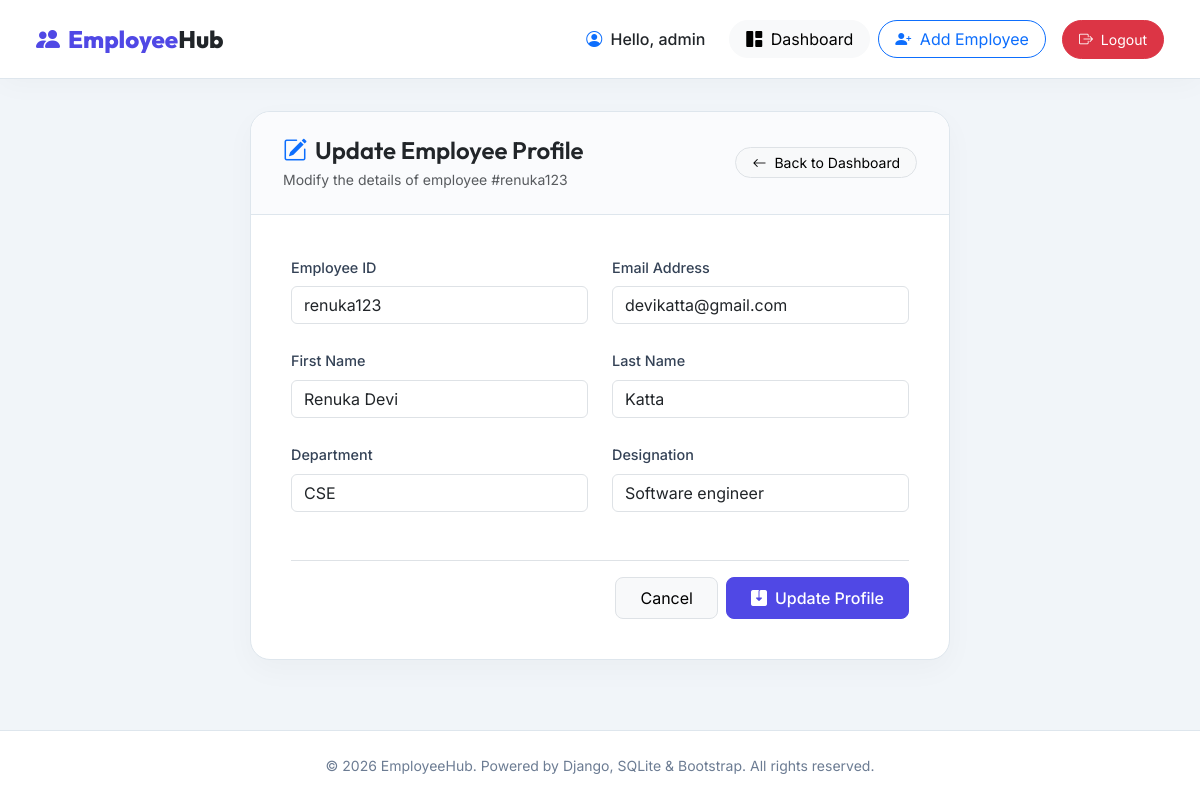
Screenshot of /update/2/ (signed in) with the database file from the repository.
### employee/models.py (models this page shows, shortened)
class Employee(models.Model):
    emp_id = models.CharField(max_length=10, unique=True)
    first_name = models.CharField(max_length=50)
    last_name = models.CharField(max_length=50)
    email = models.EmailField(unique=True)
    department = models.CharField(max_length=50)
    designation = models.CharField(max_length=50)

### employee/views.py (the view)
# urls.py: path('update/<int:pk>/', views.update_employee, name='update'),
@login_required(login_url='login')
def update_employee(request, pk):
    employee = get_object_or_404(Employee, pk=pk)
    if request.method == 'POST':
        form = EmployeeForm(request.POST, instance=employee)
        if form.is_valid():
            form.save()
            messages.success(request, f"Employee {employee.first_name} {employee.last_name} profile successfully updated.")
            return redirect('dashboard')
        else:
            messages.error(request, "Please correct the errors below.")
    else:
        form = EmployeeForm(instance=employee)
    return render(request, 'employee/employee_form.html', {'form': form})

### employee/forms.py
class EmployeeForm(forms.ModelForm):
    class Meta:
        model = Employee
        fields = ['emp_id', 'first_name', 'last_name', 'email', 'department', 'designation']
        widgets = {
            'emp_id': forms.TextInput(attrs={'class': 'form-control', 'placeholder': 'e.g. EMP101'}),
            'first_name': forms.TextInput(attrs={'class': 'form-control', 'placeholder': 'e.g. John'}),
            'last_name': forms.TextInput(attrs={'class': 'form-control', 'placeholder': 'e.g. Doe'}),
            'email': forms.EmailInput(attrs={'class': 'form-control', 'placeholder': 'e.g. john.doe@example.com'}),
            'department': forms.TextInput(attrs={'class': 'form-control', 'placeholder': 'e.g. Engineering'}),
            'designation': forms.TextInput(attrs={'class': 'form-control', 'placeholder': 'e.g. Software Engineer'}),
        }

### employee/templates/employee/employee_form.html (shortened to what this page needs)
{% extends 'employee/base.html' %}
{% block content %}
<div class="form-card card">
    <div class="form-header d-flex align-items-center justify-content-between">
        <div>
            <h4 class="mb-1 text-dark">
                {% if form.instance.pk %}
                    <i class="bi bi-pencil-square me-2 text-primary"></i>Update Employee Profile
                {% else %}
                    <i class="bi bi-person-plus-fill me-2 text-primary"></i>Add New Employee
                {% endif %}
            </h4>
            <p class="text-muted mb-0 small">
                {% if form.instance.pk %}Modify the details of employee #{{ form.instance.emp_id }}{% else %}Fill in details to onboard a new employee.{% endif %}
            </p>
        </div>
        <a href="{% url 'dashboard' %}" class="btn btn-sm btn-light border rounded-pill px-3">
            <i class="bi bi-arrow-left me-1"></i> Back to Dashboard
        </a>
    </div>
    <form method="post" novalidate>
        <div class="form-body">
            <div class="row g-4">
                <div class="col-12 col-md-6">
                    <label for="{{ form.emp_id.id_for_label }}" class="form-label">Employee ID</label>
                    {{ form.emp_id }}
                </div>
                <div class="col-12 col-md-6">
                    <label for="{{ form.email.id_for_label }}" class="form-label">Email Address</label>
                    {{ form.email }}
                </div>
                <div class="col-12 col-md-6">
                    <label for="{{ form.first_name.id_for_label }}" class="form-label">First Name</label>
                    {{ form.first_name }}
                </div>
                <div class="col-12 col-md-6">
                    <label for="{{ form.last_name.id_for_label }}" class="form-label">Last Name</label>
                    {{ form.last_name }}
                </div>
                <div class="col-12 col-md-6">
                    <label for="{{ form.department.id_for_label }}" class="form-label">Department</label>
                    {{ form.department }}
                </div>
                <div class="col-12 col-md-6">
                    <label for="{{ form.designation.id_for_label }}" class="form-label">Designation</label>
                    {{ form.designation }}
                </div>
            </div>
            <div class="d-flex justify-content-end gap-2 mt-5 pt-3 border-top">
                <a href="{% url 'dashboard' %}" class="btn btn-light border px-4 py-2" style="border-radius: 0.5rem;">Cancel</a>
                <button type="submit" class="btn btn-primary-custom px-4 py-2">
                    <i class="bi bi-save2-fill me-2"></i>{% if form.instance.pk %}Update Profile{% else %}Add Employee{% endif %}
                </button>
            </div>
        </div>
    </form>
</div>
{% endblock %}

### employee/templates/employee/base.html (shortened to what this page needs)
<!DOCTYPE html>
<html lang="en">
<head>
    <link href="https://cdn.jsdelivr.net/npm/bootstrap@5.3.2/dist/css/bootstrap.min.css" rel="stylesheet">
    <link href="https://cdn.jsdelivr.net/npm/bootstrap-icons@1.11.1/font/bootstrap-icons.css" rel="stylesheet">
</head>
<body>
    {% if user.is_authenticated %}
    <nav class="navbar navbar-expand-lg navbar-custom sticky-top">
        <div class="container-fluid">
            <a class="navbar-brand navbar-brand-custom" href="{% url 'dashboard' %}">
                <i class="bi bi-people-fill"></i>
                <span>Employee<span class="text-dark">Hub</span></span>
            </a>
            <div class="collapse navbar-collapse" id="navbarNav">
                <ul class="navbar-nav ms-auto align-items-center gap-2 mt-3 mt-lg-0">
                    <li class="nav-item">
                        <span class="nav-link text-dark fw-medium pe-3">
                            <i class="bi bi-person-circle me-1 text-primary"></i> Hello, {{ user.username }}
                        </span>
                    </li>
                    <li class="nav-item">
                        <a href="{% url 'dashboard' %}" class="btn btn-light rounded-pill px-3">
                            <i class="bi bi-grid-1x2-fill me-1"></i> Dashboard
                        </a>
                    </li>
                    <li class="nav-item">
                        <a href="{% url 'add' %}" class="btn btn-outline-primary rounded-pill px-3">
                            <i class="bi bi-person-plus-fill me-1"></i> Add Employee
                        </a>
                    </li>
                    <li class="nav-item ms-lg-2">
                        <form method="post" action="{% url 'logout' %}" class="d-inline">
                            <button type="submit" class="btn btn-danger btn-sm rounded-pill px-3 py-2">
                                <i class="bi bi-box-arrow-right me-1"></i> Logout
                            </button>
                        </form>
                    </li>
                </ul>
            </div>
        </div>
    </nav>
    {% endif %}
    <div class="container py-4 my-2">
        {% block content %}{% endblock %}
    </div>
    <footer>
        <div class="container text-center">
            <p class="mb-0">&copy; 2026 EmployeeHub. Powered by Django, SQLite & Bootstrap. All rights reserved.</p>
        </div>
    </footer>
</body>
</html>

### employee/templates/employee/base.html (style rules this page uses)
:root { --primary-color: hsl(243, 75%, 59%); --primary-hover: hsl(243, 75%, 50%); --primary-light: hsl(243, 75%, 95%); --secondary-color: hsl(215, 25%, 27%); --accent-success: hsl(162, 76%, 40%); --accent-danger: hsl(349, 86%, 55%); --bg-color: hsl(210, 40%, 96%); --card-bg: #ffffff; --text-main: hsl(215, 25%, 15%); --text-muted: hsl(215, 15%, 50%); --border-color: hsl(210, 30%, 90%); }
body { font-family: 'Inter', sans-serif; background-color: var(--bg-color); color: var(--text-main); min-height: 100vh; display: flex; flex-direction: column; }
h1, h2, h3, h4, h5, h6 { font-family: 'Outfit', sans-serif; font-weight: 600; }
.navbar-custom { background-color: var(--card-bg); border-bottom: 1px solid var(--border-color); padding: 1rem 1.5rem; box-shadow: 0 4px 30px rgba(0, 0, 0, 0.03); }
.navbar-brand-custom { font-family: 'Outfit', sans-serif; font-weight: 800; font-size: 1.5rem; color: var(--primary-color) !important; display: flex; align-items: center; gap: 0.5rem; }
.btn-primary-custom { background-color: var(--primary-color); border-color: var(--primary-color); color: #fff; font-weight: 500; border-radius: 0.5rem; padding: 0.6rem 1.5rem; transition: all 0.2s ease; }
footer { margin-top: auto; background-color: var(--card-bg); border-top: 1px solid var(--border-color); padding: 1.5rem 0; color: var(--text-muted); font-size: 0.875rem; }

### employee/templates/employee/employee_form.html (style rules this page uses)
.form-card { max-width: 700px; margin: 0 auto; border-radius: 1.25rem; background-color: var(--card-bg); border: 1px solid var(--border-color); box-shadow: 0 10px 30px rgba(0, 0, 0, 0.03); }
.form-header { border-bottom: 1px solid var(--border-color); padding: 1.5rem 2rem; background-color: hsl(210, 40%, 98.5%); border-top-left-radius: 1.25rem; border-top-right-radius: 1.25rem; }
.form-body { padding: 2.5rem; }
.form-label { font-weight: 500; color: var(--secondary-color); font-size: 0.9rem; margin-bottom: 0.5rem; }

### rows the page displays
Employee: instance.emp_id "renuka123", emp_id "renuka123", email "devikatta@gmail.com", first_name "Renuka Devi", last_name "Katta", department "CSE", designation "Software engineer"

### other values shown
{{ user.username }} "admin"
